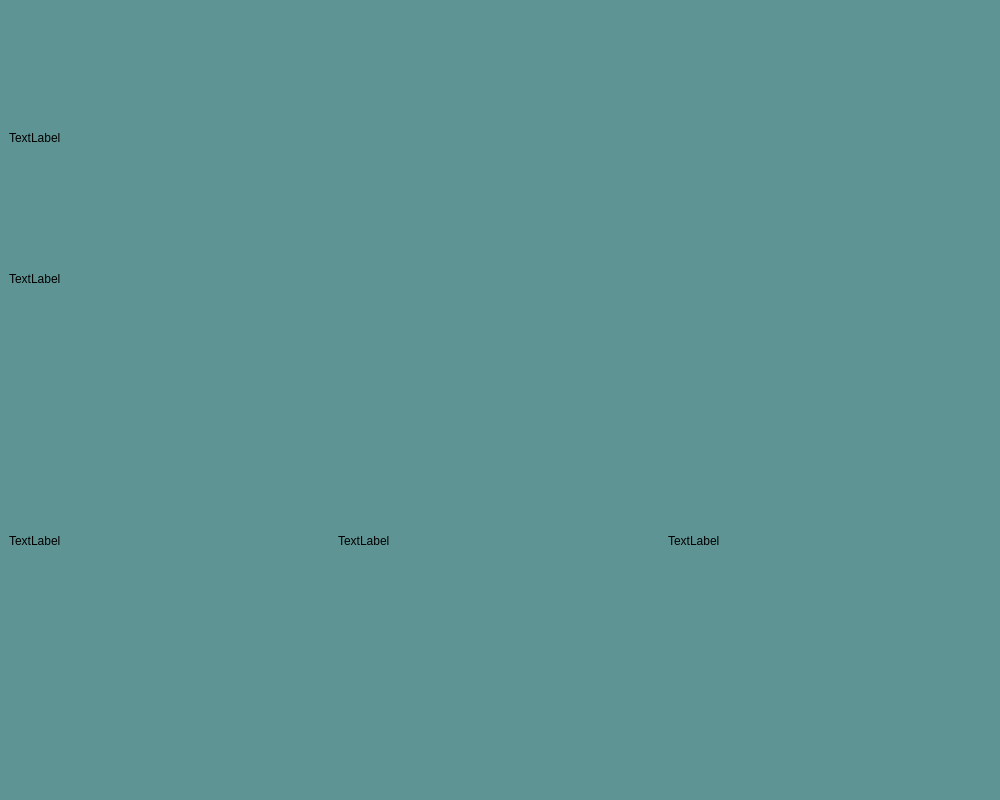
<?xml version="1.0" encoding="UTF-8"?>
<ui version="4.0">
 <class>MainWindow</class>
 <widget class="QMainWindow" name="MainWindow">
  <property name="geometry">
   <rect>
    <x>0</x>
    <y>0</y>
    <width>1000</width>
    <height>800</height>
   </rect>
  </property>
  <property name="windowTitle">
   <string>MainWindow</string>
  </property>
  <property name="styleSheet">
   <string notr="true">background-color: #5F9494;</string>
  </property>
  <widget class="QWidget" name="centralwidget">
   <layout class="QVBoxLayout" name="verticalLayout">
    <item>
     <widget class="QLabel" name="label">
      <property name="text">
       <string>TextLabel</string>
      </property>
     </widget>
    </item>
    <item>
     <layout class="QHBoxLayout" name="horizontalLayout">
      <item alignment="Qt::AlignTop">
       <widget class="QLabel" name="label_2">
        <property name="text">
         <string>TextLabel</string>
        </property>
       </widget>
      </item>
     </layout>
    </item>
    <item>
     <layout class="QHBoxLayout" name="horizontalLayout_2">
      <item alignment="Qt::AlignTop">
       <widget class="QLabel" name="label_4">
        <property name="text">
         <string>TextLabel</string>
        </property>
       </widget>
      </item>
      <item alignment="Qt::AlignTop">
       <widget class="QLabel" name="label_5">
        <property name="text">
         <string>TextLabel</string>
        </property>
       </widget>
      </item>
      <item alignment="Qt::AlignTop">
       <widget class="QLabel" name="label_3">
        <property name="text">
         <string>TextLabel</string>
        </property>
       </widget>
      </item>
     </layout>
    </item>
   </layout>
  </widget>
 </widget>
 <resources/>
 <connections/>
</ui>
